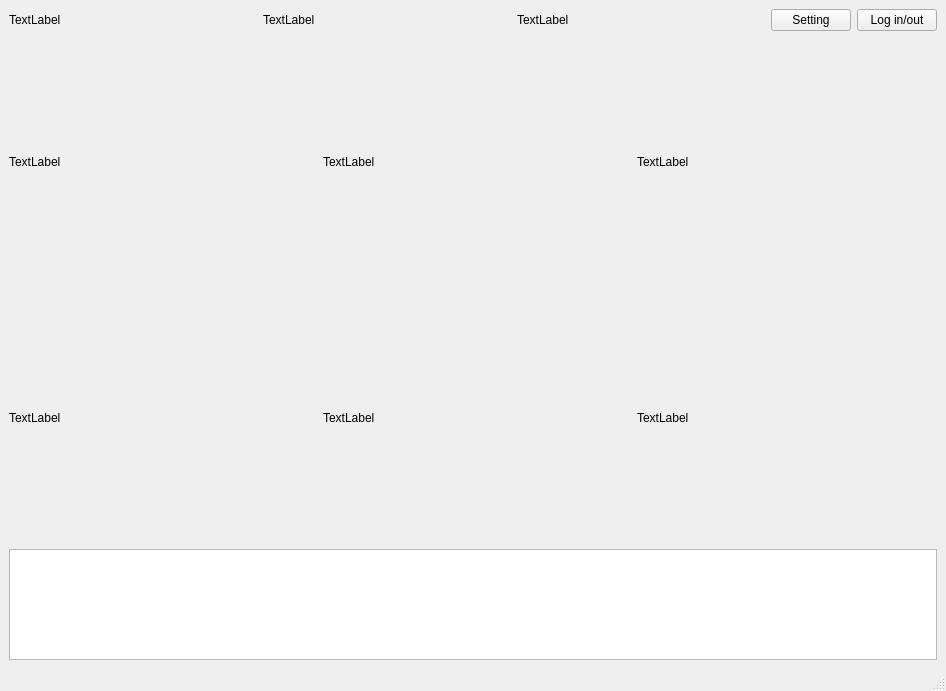
<?xml version="1.0" encoding="UTF-8"?>
<ui version="4.0">
 <class>MainWindow</class>
 <widget class="QMainWindow" name="MainWindow">
  <property name="geometry">
   <rect>
    <x>0</x>
    <y>0</y>
    <width>946</width>
    <height>691</height>
   </rect>
  </property>
  <property name="windowTitle">
   <string>MainWindow</string>
  </property>
  <widget class="QWidget" name="centralwidget">
   <layout class="QGridLayout" name="gridLayout_2">
    <item row="0" column="0">
     <widget class="QLabel" name="label_logo">
      <property name="text">
       <string>TextLabel</string>
      </property>
     </widget>
    </item>
    <item row="0" column="1">
     <layout class="QHBoxLayout" name="horizontalLayout_4">
      <item>
       <spacer name="horizontalSpacer_5">
        <property name="orientation">
         <enum>Qt::Horizontal</enum>
        </property>
        <property name="sizeHint" stdset="0">
         <size>
          <width>40</width>
          <height>20</height>
         </size>
        </property>
       </spacer>
      </item>
      <item>
       <widget class="QLabel" name="label_number">
        <property name="text">
         <string>TextLabel</string>
        </property>
       </widget>
      </item>
      <item>
       <spacer name="horizontalSpacer_6">
        <property name="orientation">
         <enum>Qt::Horizontal</enum>
        </property>
        <property name="sizeHint" stdset="0">
         <size>
          <width>40</width>
          <height>20</height>
         </size>
        </property>
       </spacer>
      </item>
      <item>
       <widget class="QLabel" name="label_time">
        <property name="text">
         <string>TextLabel</string>
        </property>
       </widget>
      </item>
      <item>
       <spacer name="horizontalSpacer_7">
        <property name="orientation">
         <enum>Qt::Horizontal</enum>
        </property>
        <property name="sizeHint" stdset="0">
         <size>
          <width>40</width>
          <height>20</height>
         </size>
        </property>
       </spacer>
      </item>
     </layout>
    </item>
    <item row="0" column="2">
     <layout class="QHBoxLayout" name="horizontalLayout_3">
      <item>
       <widget class="QPushButton" name="pushButton">
        <property name="text">
         <string>Setting</string>
        </property>
       </widget>
      </item>
      <item>
       <widget class="QPushButton" name="pushButton_2">
        <property name="text">
         <string>Log in/out</string>
        </property>
       </widget>
      </item>
     </layout>
    </item>
    <item row="1" column="0" colspan="3">
     <layout class="QVBoxLayout" name="verticalLayout">
      <item>
       <layout class="QHBoxLayout" name="horizontalLayout">
        <item>
         <widget class="QLabel" name="label_Cam1">
          <property name="minimumSize">
           <size>
            <width>300</width>
            <height>250</height>
           </size>
          </property>
          <property name="text">
           <string>TextLabel</string>
          </property>
         </widget>
        </item>
        <item>
         <spacer name="horizontalSpacer">
          <property name="orientation">
           <enum>Qt::Horizontal</enum>
          </property>
          <property name="sizeHint" stdset="0">
           <size>
            <width>40</width>
            <height>20</height>
           </size>
          </property>
         </spacer>
        </item>
        <item>
         <widget class="QLabel" name="label_Shoot1">
          <property name="minimumSize">
           <size>
            <width>300</width>
            <height>250</height>
           </size>
          </property>
          <property name="text">
           <string>TextLabel</string>
          </property>
         </widget>
        </item>
        <item>
         <spacer name="horizontalSpacer_2">
          <property name="orientation">
           <enum>Qt::Horizontal</enum>
          </property>
          <property name="sizeHint" stdset="0">
           <size>
            <width>40</width>
            <height>20</height>
           </size>
          </property>
         </spacer>
        </item>
        <item>
         <widget class="QLabel" name="label_chart1">
          <property name="minimumSize">
           <size>
            <width>300</width>
            <height>250</height>
           </size>
          </property>
          <property name="text">
           <string>TextLabel</string>
          </property>
         </widget>
        </item>
       </layout>
      </item>
      <item>
       <spacer name="verticalSpacer">
        <property name="orientation">
         <enum>Qt::Vertical</enum>
        </property>
        <property name="sizeHint" stdset="0">
         <size>
          <width>20</width>
          <height>40</height>
         </size>
        </property>
       </spacer>
      </item>
      <item>
       <layout class="QHBoxLayout" name="horizontalLayout_2">
        <item>
         <widget class="QLabel" name="label_Cam2">
          <property name="minimumSize">
           <size>
            <width>300</width>
            <height>250</height>
           </size>
          </property>
          <property name="text">
           <string>TextLabel</string>
          </property>
         </widget>
        </item>
        <item>
         <spacer name="horizontalSpacer_3">
          <property name="orientation">
           <enum>Qt::Horizontal</enum>
          </property>
          <property name="sizeHint" stdset="0">
           <size>
            <width>40</width>
            <height>20</height>
           </size>
          </property>
         </spacer>
        </item>
        <item>
         <widget class="QLabel" name="label_Shoot2">
          <property name="minimumSize">
           <size>
            <width>300</width>
            <height>250</height>
           </size>
          </property>
          <property name="text">
           <string>TextLabel</string>
          </property>
         </widget>
        </item>
        <item>
         <spacer name="horizontalSpacer_4">
          <property name="orientation">
           <enum>Qt::Horizontal</enum>
          </property>
          <property name="sizeHint" stdset="0">
           <size>
            <width>40</width>
            <height>20</height>
           </size>
          </property>
         </spacer>
        </item>
        <item>
         <widget class="QLabel" name="label_chart2">
          <property name="minimumSize">
           <size>
            <width>300</width>
            <height>250</height>
           </size>
          </property>
          <property name="text">
           <string>TextLabel</string>
          </property>
         </widget>
        </item>
       </layout>
      </item>
      <item>
       <spacer name="verticalSpacer_2">
        <property name="orientation">
         <enum>Qt::Vertical</enum>
        </property>
        <property name="sizeHint" stdset="0">
         <size>
          <width>20</width>
          <height>40</height>
         </size>
        </property>
       </spacer>
      </item>
      <item>
       <widget class="QTextBrowser" name="textBrowser"/>
      </item>
     </layout>
    </item>
   </layout>
  </widget>
  <widget class="QMenuBar" name="menubar">
   <property name="geometry">
    <rect>
     <x>0</x>
     <y>0</y>
     <width>946</width>
     <height>21</height>
    </rect>
   </property>
  </widget>
  <widget class="QStatusBar" name="statusbar"/>
 </widget>
 <resources/>
 <connections/>
</ui>
